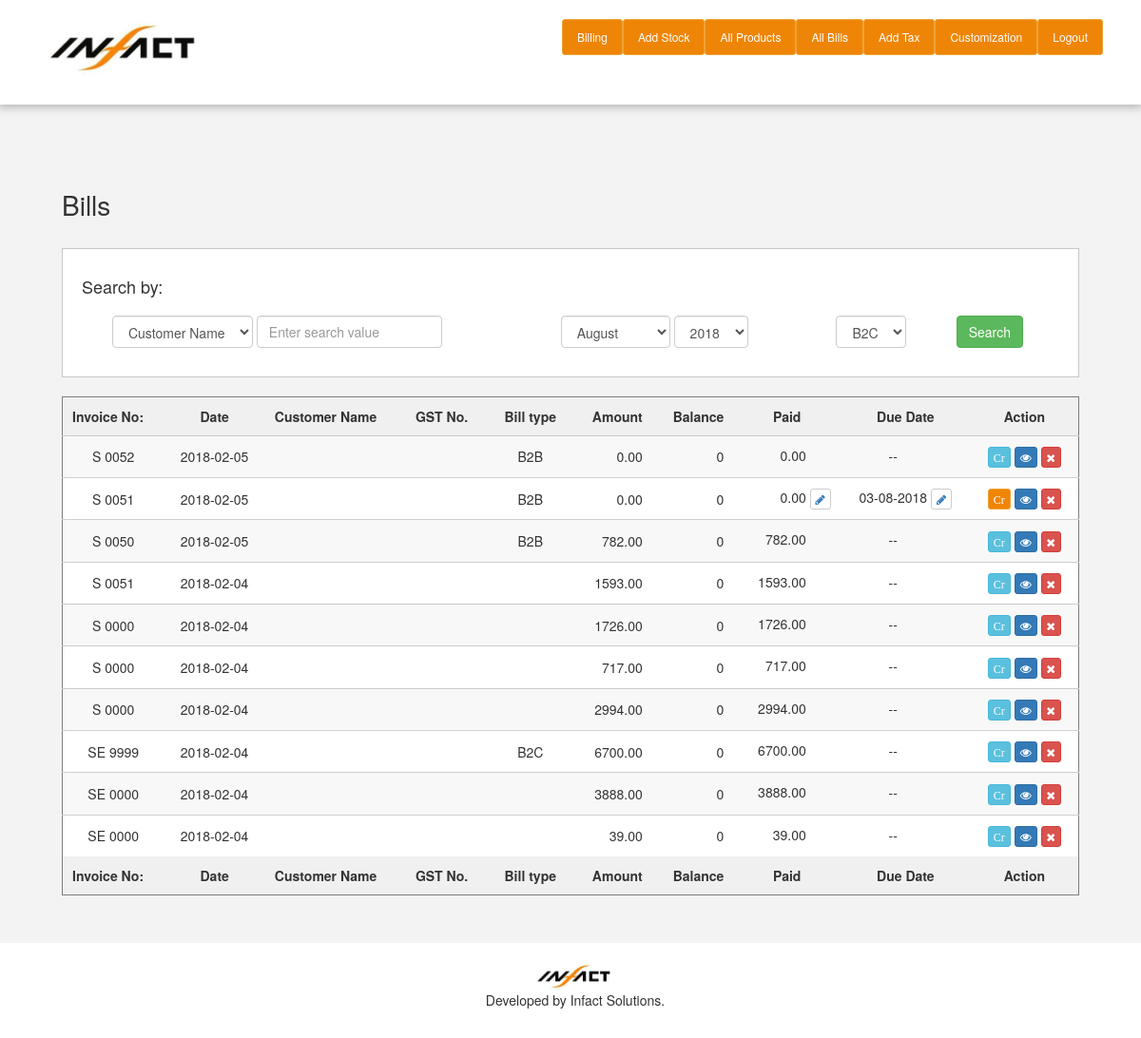
The app's page /bill_reports.php (signed in) with its own data.
### tables this page shows
CREATE TABLE `bill` (
  `id` int(11) NOT NULL AUTO_INCREMENT,
  `bill_no` int(11) NOT NULL,
  `cust_name` varchar(200) NOT NULL,
  `cust_state` varchar(50) NOT NULL,
  `state_code` varchar(11) NOT NULL,
  `cust_gst` varchar(30) NOT NULL,
  `cust_address` varchar(200) NOT NULL,
  `cust_phone` varchar(20) NOT NULL,
  `type` int(11) NOT NULL,
  `amount` decimal(15,2) NOT NULL,
  `creditbill` int(11) NOT NULL,
  `credit` decimal(15,2) NOT NULL,
  `paid` decimal(15,2) NOT NULL,
  `items` longtext NOT NULL,
  `created` date NOT NULL,
  `file_url` varchar(100) NOT NULL,
  `remarks` text NOT NULL,
  PRIMARY KEY (`id`)
);

### bill_reports.php (the view, shortened to what this page needs)
<?php include("header.php");?>
<?php
$fetch_report_query = "SELECT * FROM `bill` WHERE `created`!=0 ORDER BY `id` DESC;";
$result = $conn->query($fetch_report_query);
$bill_row = '';
if($result->num_rows>0){
	while($rows = $result->fetch_assoc()){
		$id	 			= $rows["id"];
		$bill_num	 	= sprintf('%04u', ($rows["bill_no"]));
		$cust_name	 	= $rows["cust_name"];
		$cust_gst 		= $rows['cust_gst'];
		$type 			= $rows["type"];
		$amount 		= $rows["amount"];
		$paid 			= $rows["paid"];
		$created 		= $rows["created"];
		$creditbill 	= $rows["creditbill"];
		$due_date 		= $rows["duedate"];
		$remaining 		=  $amount - $paid;
		if($due_date == ''){$due_date = date('d-m-Y');}
		if($type == 1){$bill_type = "B2B"; $bill_no_prefix = 'S';}
		else if($type == 2){$bill_type = "B2C"; $bill_no_prefix = 'SE';}
		else{$bill_type = "";}
		if($creditbill == 1){
			$credit_color = 'warning'; $show_credit_edit = ""; $credit_debit = 0;
		}
		else{
			$credit_color = 'info'; $show_credit_edit = "visibility: hidden;"; $credit_debit = 1;
			$due_date = '--';
		}
		$bill_row .= '
			<tr>
		        <td style="text-align: center;">'.$bill_no_prefix.' '.$bill_num.'</td>
		        <td style="text-align: center;">'.$created.'</td>
		        <td style="text-align: left;">'.$cust_name.'</td>
		        <td style="text-align: left;">'.$cust_gst.'</td>
		        <td style="text-align: center;">'.$bill_type.'</td>
		        <td style="text-align: right;">'.$amount.'</td>
		        <td style="text-align: right;">'.$remaining.'</td>
		        <td style="text-align: right;" class="paid-row-'.$id.'">
		        	'.$paid.' <button style="'.$show_credit_edit.'" onclick="editPaid('.$id.','.$paid.')" class="btn btn-default btn-xs"><i class="fa fa-pencil text-primary"></i></button>
		        </td>
		        <td style="text-align: center;" class="due-date-row-'.$id.'">
		        	'.$due_date.'
			        <button style="'.$show_credit_edit.'" onclick="editDueDate('.$id.',\''.$due_date.'\')" class="btn btn-default btn-xs"><i class="fa fa-pencil text-primary"></i></button>
		        </td>
		        <td style="text-align: center;">
		        	<button onclick="creditBill('.$id.','.$credit_debit.')" class="btn btn-'.$credit_color.' btn-xs"><i class="fa">Cr</i></button>
		        	<a title="View Bill" href="edit_bill.php?id='.$id.'" class="btn btn-primary btn-xs"><i class="fa fa-eye"></i></a>
		        	<button title="Delete Bill" class="btn btn-danger btn-xs" onclick="deletBill('.$id.')"><i class="fa fa-times"></i></button>
		        </td>
	        </tr>
        ';
	}
}
else{
	$bill_row = '
		<tr>
	        <td colspan="8" style="text-align: center;">There are no bills to show. </td>
	    </tr>';
}
?>
<div class="container-fluid">
	<div class="container bill-cont">
		<div class="row">
			<div class="col-md-12">
				<h2 class="section-title">Bills</h2>
			</div>
		</div>
		<div class="row">
			<div class="col-md-12">
				<div class="filter-container bg-white pad-20 light-border">
					<form action="prg_search_bills.php" class="form-inline" id="searchReportsForm" method="post">
						<div class="row">
							<div class="col-md-12">
								<h4>Search by:</h4>
							</div>
						</div>
						<div class="row">
							<div class="col-md-5 pad-v10 text-center">
								<select class="form-control" name="search-by">
									<option value="cust_name">Customer Name</option>
								</select>
								<input type="text" class="form-control" name="search-string" placeholder="Enter search value" />
							</div>
							<div class="col-md-4 pad-v10 text-center">
								<select class="form-control" name="search-month">
									<?php
										for($m=1; $m<=12; ++$m){
											if($m == date('n')){$selected_month = "selected";}
											else{$selected_month = "";}
										    echo '<option '.$selected_month.' value="'.$m.'"> '.date('F', mktime(0, 0, 0, $m, 1)).'</option>';
										}
									?>
								</select>
								<select class="form-control" name="search-year">
									<?php
										for($y=date('Y'); $y>=2017; $y--){
											echo '<option value="'.$y.'">'.$y.'</option>';
										}
									?>
								</select>
							</div>
							<div class="col-md-1 pad-v10 text-center">
								<select class="form-control" name="search-billtype">
									<option value="2">B2C</option>
								</select>
							</div>
							<div class="col-md-2 pad-v10 text-center">
								<button type="submit" class="btn btn-success">Search</button>
							</div>
						</div>
					</form>
				</div>
			</div>
		</div>
<br>
		<div class="row">
			<div class="col-md-12">
				<table id="productsTable" class="display commonTable" width="100%" cellspacing="0">
				        <thead>
				            <tr>
				                <th style="width: 10%">Invoice No:</th>
				                <th style="text-align: center;">Date</th>
				                <th style="text-align: left; ">Customer Name</th>
				                <th style="text-align: left; ">GST No.</th>
				                <th style="text-align: center;">Bill type</th>
				                <th style="text-align: right;">Amount</th>
				                <th style="text-align: right;">Balance</th>
				                <th style="text-align: center;">Paid</th>
				                <th style="text-align: center;">Due Date</th>
				                <th style="text-align: center;">Action</th>
				            </tr>
				        </thead>
				        <tbody id="productList" style="max-height: 400px; overflow: auto;">
				        	<?php echo $bill_row;?>
				        </tbody>
				        <tfoot>
				            <tr>
				                <th>Invoice No:</th>
				                <th style="text-align: center;">Date</th>
				                <th style="text-align: left; ">Customer Name</th>
				                <th style="text-align: left; ">GST No.</th>
				                <th style="text-align: center;">Bill type</th>
				                <th style="text-align: right;">Amount</th>
				                <th style="text-align: right;">Balance</th>
				                <th style="text-align: center;">Paid</th>
				                <th style="text-align: center;">Due Date</th>
				                <th style="text-align: center;">Action</th>
				            </tr>
				        </tfoot>
				    </table>
			</div>
		</div>
	</div>
</div>
<?php include("footer.php");?>

### css/style.css (style rules this page uses)
.body-bg { background-color: rgb(243, 243, 243); }
.bill-cont { padding: 50px; min-height: 600px; }
.bg-white { background-color: white; }
.btn-warning { background-color: #ef8507; }
.section-title { padding: 20px 0; font-size: 28px; }
.pad-v10 { padding-top: 10px; padding-bottom: 10px; }
.pad-20 { padding: 20px; }
.light-border { border: 1px solid #c7c7c7; }
#productsTable,.commonTable { border: 1px solid #7e7e7e; }
.commonTable tbody tr:nth-child(odd) { background-color: rgba(248, 248, 248,1); border-top: 1px solid rgba(100,100,100,.3); border-bottom: 1px solid rgba(100,100,100,.3); }
.commonTable tbody tr:nth-child(even) { background-color: #fff; }
.commonTable thead tr, .commonTable tfoot tr { background-color: #F0F0F0; }
.commonTable th,.commonTable td { padding: 10px; }

### records on screen
bill: type "S", bill_no "0052", created "2018-02-05", type "B2B", amount "0.00", remaining "0", paid "0.00", creditbill "--"
bill: type "S", bill_no "0051", created "2018-02-05", type "B2B", amount "0.00", remaining "0", paid "0.00", due_date "03-08-2018"
bill: type "S", bill_no "0050", created "2018-02-05", type "B2B", amount "782.00", remaining "0", paid "782.00", creditbill "--"
bill: bill_no "0051", created "2018-02-04", amount "1593.00", remaining "0", paid "1593.00", creditbill "--"
bill: bill_no "0000", created "2018-02-04", amount "1726.00", remaining "0", paid "1726.00", creditbill "--"
bill: bill_no "0000", created "2018-02-04", amount "717.00", remaining "0", paid "717.00", creditbill "--"
bill: bill_no "0000", created "2018-02-04", amount "2994.00", remaining "0", paid "2994.00", creditbill "--"
bill: type "SE", bill_no "9999", created "2018-02-04", type "B2C", amount "6700.00", remaining "0", paid "6700.00", creditbill "--"
bill: bill_no "0000", created "2018-02-04", amount "3888.00", remaining "0", paid "3888.00", creditbill "--"
bill: bill_no "0000", created "2018-02-04", amount "39.00", remaining "0", paid "39.00", creditbill "--"

### other values on screen
form field search-month "August"
form field search-year "2018"
